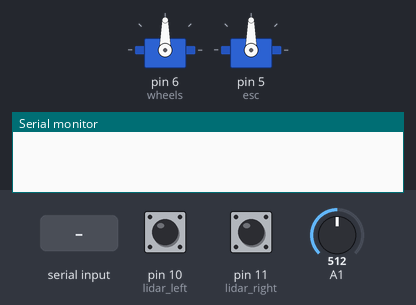
This sketch was run on a simulated Arduino Uno, built with avr-gcc and run on an emulated ATmega328P. Parts: 2 × servo, the last lines printed to the serial monitor. The inputs (shaded band) are chosen by the test bench; at power-on: A1 = 512, pin 10 (lidar_left) LOW, pin 11 (lidar_right) LOW.

Above: at 6.2 s.
6.3 s: "A;" received over Serial
At 7.3 s:
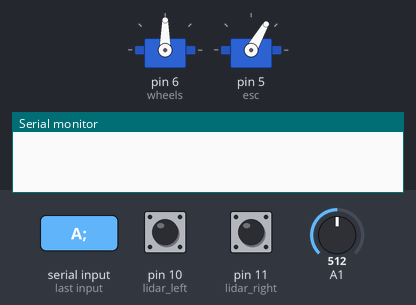
7.8 s: A1 set to 33
9.8 s: A1 set to 26
At 11.5 s:
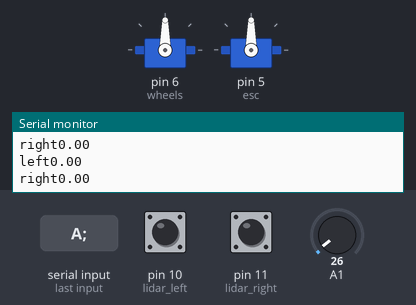
11.8 s: "S;" received over Serial
14.8 s: A1 set to 70
At 17.0 s:
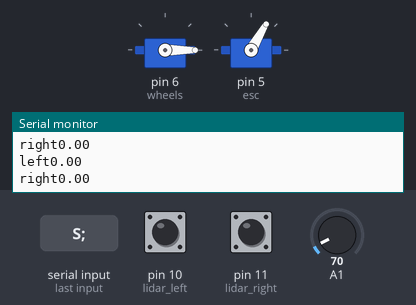
17.3 s: "S,45;" received over Serial
At 18.7 s:
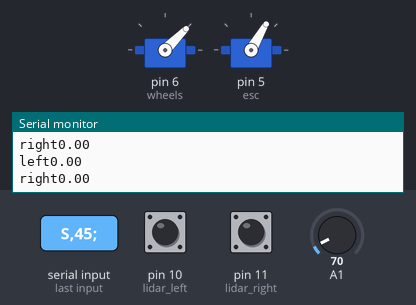
Timing chart, 0 to 20.3 s (numbered marks = the images above; inputs shaded):
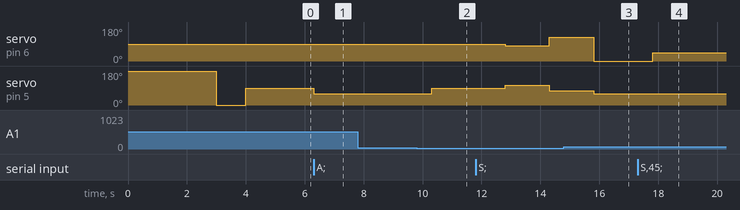

Measured:
- the behaviour switches between 30 and 29 on A1 (found by bisection; images 1 and 2)
- after the input at 6.3 s, servo on pin 5 (esc): 90° → 60° at once
- after the input at 9.8 s, servo on pin 5 (esc): 60° → 90° after 0.50 s
- after the input at 14.8 s, servo on pin 5 (esc): 75° → 60° after 1.0 s
- after the input at 17.3 s, servo on pin 6 (wheels): 0° → 45° after 0.51 s

The sketch:

keepStraight_newest.ino
```cpp
#include<Time.h>
#include<Servo.h>
#include <PID_v1.h>

/** -------------Init Values------------ **/
//SoftwareSerial Serial(0,1);
/* ----------------Servos---------------- */
Servo wheels;
Servo esc;
int startupDelay = 1000;
/* ----------------Lidars---------------- */

double pulse_width_left, pulse_width_right, pulse_width_difference;
int lidar_left = 10;
int lidar_right = 11;

/* -----------------PIDs----------------- */
int angle;
double Setpoint, Input, Output, Gap, input_raw, Offset;
double aggKp=100, aggKi=0.0005, aggKd=0.15; //aggKp=5, aggKi=0.01, aggKd=1;
double consKp=8, consKi=0.00005, consKd=3; //consKp=5, consKi=0.01, consKd=1;
double flag = 1;

PID myPID(&Input, &Output, &Setpoint, consKp, consKi, consKd, DIRECT);
/* ----------------Sonar----------------- */
double distance;

/* ----------General Flags--------------- */
int control_mode, turn_flag,init_flag;
  unsigned long old_sec = millis();
  unsigned long cur_sec,diff_sec;

/** -----------Setup Function----------- **/
void setup(){

  control_mode = 0;
  turn_flag = 1;
  init_flag = 1;
  /* Measure when setup */
  pulse_width_left = pulseIn(10, HIGH);
  pulse_width_right = pulseIn(11, HIGH);
  //delay(50);
  Offset = (pulse_width_left + pulse_width_right)/20;
  Setpoint = 0;
  myPID.SetMode(AUTOMATIC);
  /* Assign I/O pin */
  wheels.attach(6);
  esc.attach(5); // initialize ESC to Digital IO Pin #9
  /* Set wheels to default */
  wheels.write(90);
  /* Set sensor input */
  pinMode(lidar_left, INPUT); // Set pin 3 as monitor pin
  pinMode(lidar_right, INPUT);
  /* Start Serial Port */
  Serial.setTimeout(200);
  Serial.begin(9600);
  //mySerial.begin(9600);
  /* Init ESC */
  //Serial.print("calibrate");
  calibrateESC();
  //esc.write(80);
}

void calibrateESC(){
  esc.write(180);
  delay(startupDelay);
  esc.write(0);
  delay(startupDelay);
  esc.write(90);
  delay(startupDelay);
  esc.write(90);
}

void drive_back(){
 delay(500);
 //wheels.write(90);
 //esc.write(105);
 //delay(1500);
 pulse_width_left = pulseIn(lidar_left, HIGH);
 pulse_width_right = pulseIn(lidar_right, HIGH);
 if (pulse_width_left < pulse_width_right){
  wheels.write(105);
  esc.write(105);
  delay(1500);
  wheels.write(75);
  esc.write(75);
  delay(1500);
 }
 else {
  wheels.write(80);
  esc.write(105);
  delay(1500);
  wheels.write(125);
  esc.write(75);
  delay(1500);
 }

}

void oscillate(){
  if (control_mode != 1) return;

  distance = analogRead(A1);     //Auto_mode
  //Serial.print("distance");
  //Serial.print("\n");
  //Serial.print(distance);

  if (distance >= 30){
    esc.write(60);
    pulse_width_left = pulseIn(lidar_left, HIGH);
    pulse_width_right = pulseIn(lidar_right, HIGH);
    pulse_width_left = pulse_width_left/10; /* 10usec = 1 cm of distance for LIDAR-Lit */
    pulse_width_right = pulse_width_right/10;
    Serial.print("\n");
    Serial.print("left");
    Serial.print(pulse_width_left);
    Serial.print("\n");
    Serial.print("right");
    Serial.print(pulse_width_right);

    if (pulse_width_left !=0 && pulse_width_right !=0){
    Serial.print(diff_sec);
    if ( pulse_width_right >= 500)//|| pulse_width_left >= 500)
      { //&& turn_flag == 1){
          cur_sec = millis();
          diff_sec = cur_sec - old_sec;
          if (init_flag == 1){
            diff_sec = 15000;
            init_flag = 0;
           }
          if (diff_sec > 10000){
            old_sec = cur_sec;
            esc.write(90);
            delay(500);
            while(pulse_width_right >=200)
            {
              wheels.write(100);
              pulse_width_right = pulseIn(lidar_right, HIGH)/10;
              esc.write(110);
              delay(200);
            }
            wheels.write(90);
            esc.write(70);
            delay(500);
            wheels.write(25);
              esc.write(70);
              delay(2500);
            /*while(pulse_width_left >= 150){
              wheels.write(110);
              pulse_width_right = pulseIn(lidar_right, HIGH)/10;
              esc.write(70);
              delay(300);

            }*/

            wheels.write(95);
            //old_sec = cur_sec;
        }
        else{
          if (pulse_width_left>=220){
            angle = 100;
          }
          else if (pulse_width_left <160){
            angle = 80;
          }
          else angle = 100;
          wheels.write(angle);
        }
      }
      else if(pulse_width_left <=500 && pulse_width_right <=500){
        input_raw = pulse_width_left - pulse_width_right;
            Input =0 - abs(input_raw);
            Gap = abs( Input - Setpoint );
            if (Gap > 60){
                myPID.SetTunings(aggKp, aggKi, aggKd);
            }
             else if(Gap<25)
            {  //we're close to setpoint, use conservative tuning parameters
                myPID.SetTunings(consKp, consKi, consKd);
            }
            else
            {
            //we're far from setpoint, use aggressive tuning parameters
            myPID.SetTunings(aggKp, aggKi, aggKd);
            }

            myPID.Compute();
            if (input_raw >= 0){
                if (pulse_width_right < 115) {
                  //Serial.print("\n HERE! 1 ;\n");
                  flag = 2.5;
                  Output = 255;
                }
                else {
                  //Serial.print("\n HERE! 222222 ;\n");
                  flag = -0.25;
                  Output = 255;
                }
            }
            else {
              if (pulse_width_right > 100){

                flag = -2;
            }
            else {
              flag = 0.5;
            }
            }
            angle = flag*Output/255*15 + 95;
            wheels.write(angle);
            Serial.print("Angle:");
            Serial.print(angle);
            Serial.print("\n");
      }
    }
  }
  else
  {
    esc.write(90);
    drive_back();
  }

}

void control_drive() {
    esc.write(90);
    wheels.write(90);
    control_mode = 0;
}


void auto_drive() {
    control_mode = 1;
}

void turn() {
  turn_flag = 1;
}

void keep_straight() {
    turn_flag = 0;

}

void set_crawler(String str){
  int index = str.indexOf(',');
  String ss = str.substring(0, index);
  String aa = str.substring(index+1);
  int set_speed = ss.toInt();
  int set_angle = aa.toInt();
    set_speed = 90 - set_speed * 0.5;
    //if(distance > 40 && pulse_width_left > 30 && pulse_width_right >30) {
     // if(distance > 40 || set_angle >180){
        if(set_angle >= 180){
      set_angle = 360 - set_angle;
      set_speed = 180 - set_speed;
    }
    esc.write(set_speed);
    wheels.write(set_angle);
      //}

   // }
   // else {
     // esc.write(90);

    //}


}


void loop(){
    /*Serial.print("loop");
    if (Serial.available()) {
      Serial.print("open");
      Serial.print("READ" + mySerial.readStringUntil(';'));
    }*/
    //Serial.print(wheels.read());
    if (Serial.available()) {
      String str = Serial.readStringUntil(';');
      char command = str.charAt(0);
      switch(command){
        case 'A':
            auto_drive();
           //Serial.print("a");
            break;

        case 'C':
            control_drive();
            //Serial.print("c");
            break;

        /*case 'T':
            turn();
            //Serial.print("t");
            break;

        case 'K':
            keep_straight();
           // Serial.print("k");
            break;*/

        case 'S':

            str = str.substring(1);
            //Serial.print("String : " + str);
            //Serial.print("\n");
            set_crawler(str);

            break;

        default:
         //oscillate();
         break;
          //Serial.print("Unknown Command");
      }
      //Serial.print("h");
       //Serial.print(command);
       //Serial.print("/n");
       //Serial.print("control_mode");
      //Serial.print(control_mode);
    }

    //delay(50);
    oscillate();

}
```
